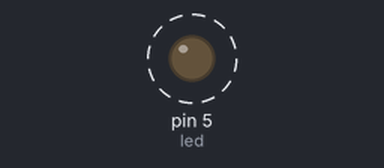
Simulated run of this sketch. Board: Arduino Uno, built with avr-gcc and run on an emulated ATmega328P. Shown: output pins drawn as LEDs (lit = HIGH). Dashed ring = blinking.

Above: at 0.5 s.
Timing chart, 0 to 4.6 s (numbered marks = the images above):
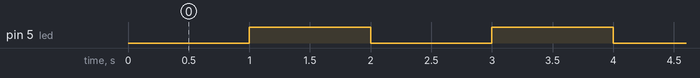

Measured:
- by itself, pin 5 (led): alternates HIGH for 1.0 s and LOW for 1.0 s

The sketch:

Relay.ino
```cpp
const int led = 5;

void setup() {
 pinMode(led,OUTPUT);

}

void loop() {
  digitalWrite(led,LOW);
  delay(1000);
  digitalWrite(led,HIGH);
  delay(1000);

}
```
